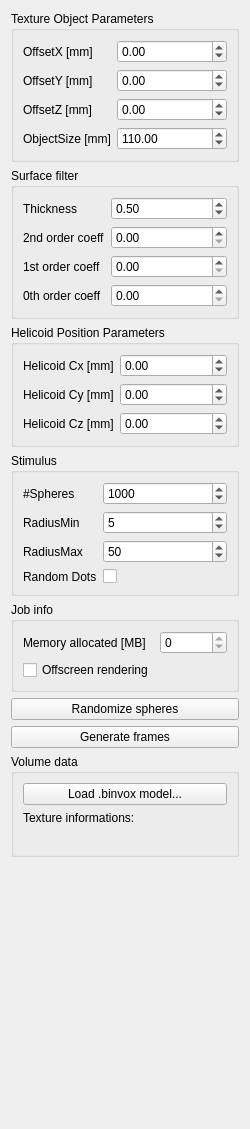
       <widget class="QWidget" name="tabScene">
        <attribute name="title">
         <string>Scene</string>
        </attribute>
        <layout class="QVBoxLayout" name="verticalLayout_7">
         <item>
          <widget class="QGroupBox" name="groupBox_3">
           <property name="title">
            <string>Texture Object Parameters</string>
           </property>
           <layout class="QVBoxLayout" name="verticalLayout_6">
            <item>
             <layout class="QFormLayout" name="formLayoutHelicoidParameters">
              <property name="fieldGrowthPolicy">
               <enum>QFormLayout::AllNonFixedFieldsGrow</enum>
              </property>
              <item row="0" column="0">
               <widget class="QLabel" name="labelOffsetX">
                <property name="text">
                 <string>OffsetX [mm]</string>
                </property>
               </widget>
              </item>
              <item row="0" column="1">
               <widget class="QDoubleSpinBox" name="doubleSpinBoxOffsetX">
                <property name="mouseTracking">
                 <bool>true</bool>
                </property>
                <property name="wrapping">
                 <bool>true</bool>
                </property>
                <property name="minimum">
                 <double>-500.000000000000000</double>
                </property>
                <property name="maximum">
                 <double>500.000000000000000</double>
                </property>
               </widget>
              </item>
              <item row="1" column="0">
               <widget class="QLabel" name="labelOffsetY">
                <property name="text">
                 <string>OffsetY [mm]</string>
                </property>
               </widget>
              </item>
              <item row="1" column="1">
               <widget class="QDoubleSpinBox" name="doubleSpinBoxOffsetY">
                <property name="mouseTracking">
                 <bool>true</bool>
                </property>
                <property name="wrapping">
                 <bool>true</bool>
                </property>
                <property name="minimum">
                 <double>-500.000000000000000</double>
                </property>
                <property name="maximum">
                 <double>500.000000000000000</double>
                </property>
               </widget>
              </item>
              <item row="2" column="0">
               <widget class="QLabel" name="labelOffsetZ">
                <property name="text">
                 <string>OffsetZ [mm]</string>
                </property>
               </widget>
              </item>
              <item row="2" column="1">
               <widget class="QDoubleSpinBox" name="doubleSpinBoxOffsetZ">
                <property name="mouseTracking">
                 <bool>true</bool>
                </property>
                <property name="wrapping">
                 <bool>true</bool>
                </property>
                <property name="minimum">
                 <double>-500.000000000000000</double>
                </property>
                <property name="maximum">
                 <double>500.000000000000000</double>
                </property>
               </widget>
              </item>
              <item row="3" column="0">
               <widget class="QLabel" name="labelObjectSize">
                <property name="text">
                 <string>ObjectSize [mm]</string>
                </property>
               </widget>
              </item>
              <item row="3" column="1">
               <widget class="QDoubleSpinBox" name="doubleSpinBoxObjectSize">
                <property name="maximum">
                 <double>600.000000000000000</double>
                </property>
                <property name="value">
                 <double>110.000000000000000</double>
                </property>
               </widget>
              </item>
             </layout>
            </item>
           </layout>
          </widget>
         </item>
         <item>
          <widget class="QGroupBox" name="groupBox_9">
           <property name="title">
            <string>Surface filter</string>
           </property>
           <layout class="QVBoxLayout" name="verticalLayout_12">
            <item>
             <layout class="QFormLayout" name="formLayout_4">
              <item row="0" column="0">
               <widget class="QLabel" name="thicknessLabel">
                <property name="text">
                 <string>Thickness</string>
                </property>
               </widget>
              </item>
              <item row="0" column="1">
               <widget class="QDoubleSpinBox" name="doubleSpinBoxSurfaceThickness">
                <property name="maximum">
                 <double>999990000.000000000000000</double>
                </property>
                <property name="value">
                 <double>0.500000000000000</double>
                </property>
               </widget>
              </item>
              <item row="1" column="0">
               <widget class="QLabel" name="secondOrderCoeffLabel">
                <property name="text">
                 <string>2nd order coeff</string>
                </property>
               </widget>
              </item>
              <item row="1" column="1">
               <widget class="QDoubleSpinBox" name="doubleSpinBox2ndOrderCoeff"/>
              </item>
              <item row="2" column="0">
               <widget class="QLabel" name="firstOrderCoeffLabel">
                <property name="text">
                 <string>1st order coeff</string>
                </property>
               </widget>
              </item>
              <item row="2" column="1">
               <widget class="QDoubleSpinBox" name="doubleSpinBox1stOrderCoeff"/>
              </item>
              <item row="3" column="0">
               <widget class="QLabel" name="zerothOrderCoeffLabel">
                <property name="text">
                 <string>0th order coeff</string>
                </property>
               </widget>
              </item>
              <item row="3" column="1">
               <widget class="QDoubleSpinBox" name="doubleSpinBox0thOrderCoeff"/>
              </item>
             </layout>
            </item>
           </layout>
          </widget>
         </item>
         <item>
          <widget class="QGroupBox" name="groupBox_7">
           <property name="title">
            <string>Helicoid Position Parameters</string>
           </property>
           <layout class="QVBoxLayout" name="verticalLayout_10">
            <item>
             <layout class="QFormLayout" name="formLayout_3">
              <item row="0" column="0">
               <widget class="QLabel" name="labelHelicoidCxMm">
                <property name="text">
                 <string>Helicoid Cx [mm]</string>
                </property>
               </widget>
              </item>
              <item row="0" column="1">
               <widget class="QDoubleSpinBox" name="doubleSpinboxHelicoidCxMm">
                <property name="minimum">
                 <double>-1000000.000000000000000</double>
                </property>
                <property name="maximum">
                 <double>1000000.000000000000000</double>
                </property>
               </widget>
              </item>
              <item row="1" column="0">
               <widget class="QLabel" name="labelHelicoidCyMm">
                <property name="text">
                 <string>Helicoid Cy [mm]</string>
                </property>
               </widget>
              </item>
              <item row="1" column="1">
               <widget class="QDoubleSpinBox" name="doubleSpinboxHelicoidCyMm">
                <property name="minimum">
                 <double>-1000000.000000000000000</double>
                </property>
                <property name="maximum">
                 <double>1000000.000000000000000</double>
                </property>
               </widget>
              </item>
              <item row="2" column="0">
               <widget class="QLabel" name="labelHelicoidCzMm">
                <property name="text">
                 <string>Helicoid Cz [mm]</string>
                </property>
               </widget>
              </item>
              <item row="2" column="1">
               <widget class="QDoubleSpinBox" name="doubleSpinboxHelicoidCzMm">
                <property name="minimum">
                 <double>-1000000.000000000000000</double>
                </property>
                <property name="maximum">
                 <double>1000000.000000000000000</double>
                </property>
               </widget>
              </item>
             </layout>
            </item>
           </layout>
          </widget>
         </item>
         <item>
          <widget class="QGroupBox" name="groupBox_2">
           <property name="title">
            <string>Stimulus</string>
           </property>
           <layout class="QVBoxLayout" name="verticalLayout_4">
            <item>
             <layout class="QFormLayout" name="formLayoutStimulusSettings">
              <property name="fieldGrowthPolicy">
               <enum>QFormLayout::AllNonFixedFieldsGrow</enum>
              </property>
              <item row="0" column="0">
               <widget class="QLabel" name="labelStimulusSpheresNumber">
                <property name="text">
                 <string>#Spheres</string>
                </property>
               </widget>
              </item>
              <item row="0" column="1">
               <widget class="QSpinBox" name="spinBoxStimulusNSpheres">
                <property name="maximum">
                 <number>100000</number>
                </property>
                <property name="value">
                 <number>1000</number>
                </property>
               </widget>
              </item>
              <item row="1" column="0">
               <widget class="QLabel" name="labelStimulusRadiusMin">
                <property name="text">
                 <string>RadiusMin</string>
                </property>
               </widget>
              </item>
              <item row="1" column="1">
               <widget class="QSpinBox" name="spinBoxStimulusSpheresRadiusMin">
                <property name="maximum">
                 <number>256</number>
                </property>
                <property name="value">
                 <number>5</number>
                </property>
               </widget>
              </item>
              <item row="2" column="0">
               <widget class="QLabel" name="labelStimulusRadiusMax">
                <property name="text">
                 <string>RadiusMax</string>
                </property>
               </widget>
              </item>
              <item row="2" column="1">
               <widget class="QSpinBox" name="spinBoxStimulusSpheresRadiusMax">
                <property name="minimum">
                 <number>1</number>
                </property>
                <property name="maximum">
                 <number>512</number>
                </property>
                <property name="value">
                 <number>50</number>
                </property>
               </widget>
              </item>
              <item row="3" column="0">
               <widget class="QLabel" name="randomDotsLabel">
                <property name="text">
                 <string>Random Dots</string>
                </property>
               </widget>
              </item>
              <item row="3" column="1">
               <widget class="QCheckBox" name="randomDotsCheckBox"/>
              </item>
             </layout>
            </item>
           </layout>
          </widget>
         </item>
         <item>
          <widget class="QGroupBox" name="groupBox">
           <property name="title">
            <string>Job info</string>
           </property>
           <layout class="QVBoxLayout" name="verticalLayout_3">
            <item>
             <layout class="QFormLayout" name="formLayout">
              <property name="fieldGrowthPolicy">
               <enum>QFormLayout::AllNonFixedFieldsGrow</enum>
              </property>
              <item row="0" column="0">
               <widget class="QLabel" name="labelMemoryAllocatedMB">
                <property name="text">
                 <string>Memory allocated [MB]</string>
                </property>
               </widget>
              </item>
              <item row="0" column="1">
               <widget class="QSpinBox" name="spinBoxMemoryAllocated">
                <property name="enabled">
                 <bool>true</bool>
                </property>
                <property name="statusTip">
                 <string>Size of current frames on client</string>
                </property>
                <property name="readOnly">
                 <bool>true</bool>
                </property>
                <property name="maximum">
                 <number>999999999</number>
                </property>
               </widget>
              </item>
              <item row="1" column="0">
               <widget class="QCheckBox" name="checkBoxUseOffscreenRendering">
                <property name="text">
                 <string>Offscreen rendering</string>
                </property>
               </widget>
              </item>
             </layout>
            </item>
           </layout>
          </widget>
         </item>
         <item>
          <widget class="QPushButton" name="pushButtonStimulusRandomizeSpheres">
           <property name="text">
            <string>Randomize spheres</string>
           </property>
          </widget>
         </item>
         <item>
          <widget class="QPushButton" name="pushButtonGenerateFrames">
           <property name="text">
            <string>Generate frames</string>
           </property>
          </widget>
         </item>
         <item>
          <widget class="QGroupBox" name="groupBox_8">
           <property name="title">
            <string>Volume data</string>
           </property>
           <layout class="QVBoxLayout" name="verticalLayout_11">
            <item>
             <widget class="QPushButton" name="pushButtonLoadBinVox">
              <property name="toolTip">
               <string>&lt;html&gt;&lt;head/&gt;&lt;body&gt;&lt;p&gt;Load a volumetric dataset in .binvox format ( http://www.cs.princeton.edu/~min/binvox/ )&lt;/p&gt;&lt;/body&gt;&lt;/html&gt;</string>
              </property>
              <property name="text">
               <string>Load .binvox model...</string>
              </property>
             </widget>
            </item>
            <item>
             <widget class="QLabel" name="labelTextureInformations">
              <property name="text">
               <string>Texture informations:</string>
              </property>
             </widget>
            </item>
            <item>
             <widget class="QLabel" name="labelTextureInfo">
              <property name="text">
               <string/>
              </property>
             </widget>
            </item>
           </layout>
           <zorder>pushButtonLoadBinVox</zorder>
           <zorder>labelTextureInfo</zorder>
           <zorder>labelTextureInformations</zorder>
          </widget>
         </item>
         <item>
          <spacer name="verticalSpacer">
           <property name="orientation">
            <enum>Qt::Vertical</enum>
           </property>
           <property name="sizeHint" stdset="0">
            <size>
             <width>20</width>
             <height>261</height>
            </size>
           </property>
          </spacer>
         </item>
        </layout>
       </widget>
